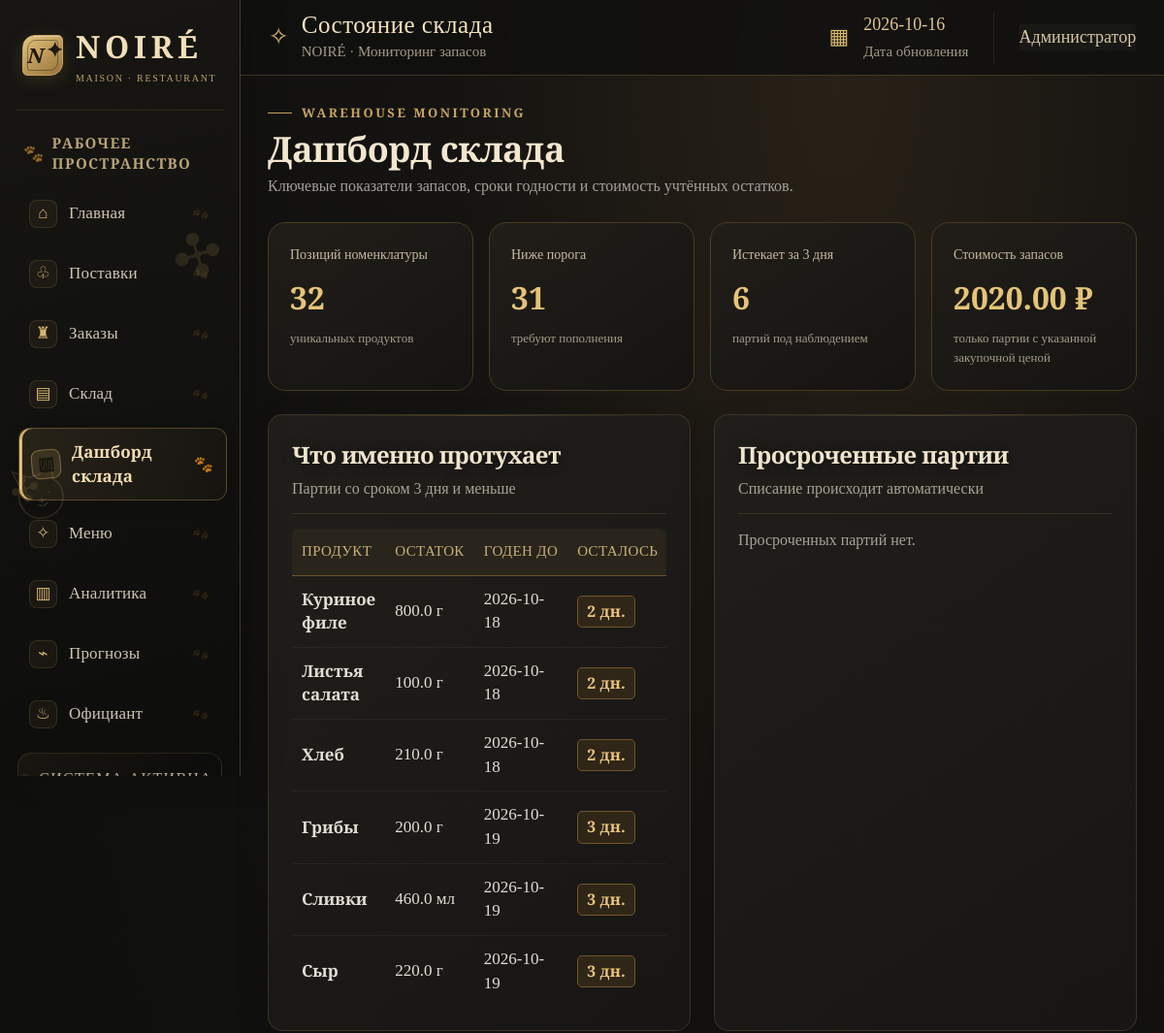
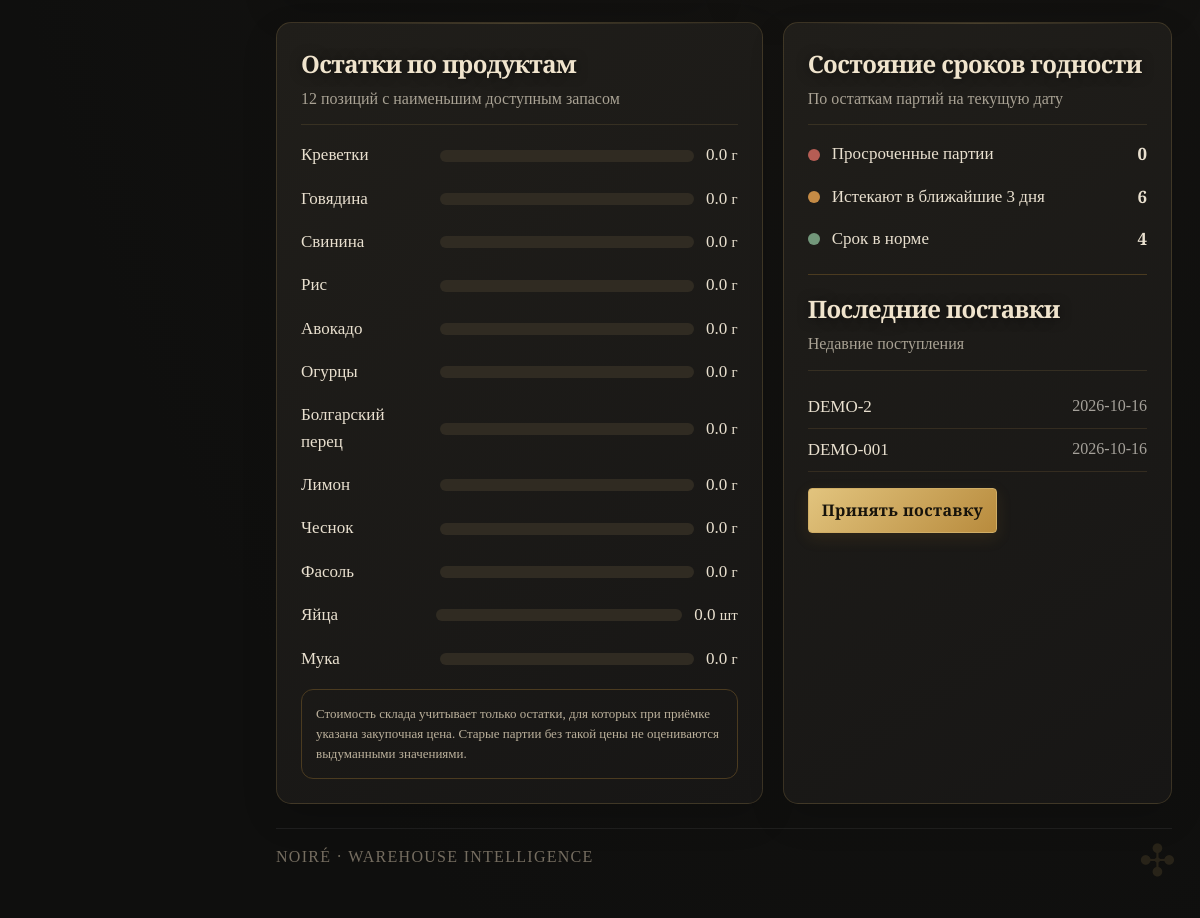
The app's page /warehouse-dashboard with its own data (2 pictures, top to bottom).
### tables this page shows
CREATE TABLE batches (
            id INTEGER PRIMARY KEY AUTOINCREMENT,
            delivery_id INTEGER NOT NULL REFERENCES deliveries(id),
            product_id INTEGER NOT NULL REFERENCES products(id),
            quantity REAL NOT NULL CHECK(quantity > 0),
            remaining REAL NOT NULL CHECK(remaining >= 0),
            received_on TEXT NOT NULL,
            expires_on TEXT NOT NULL,
            unit_cost REAL NOT NULL DEFAULT 0 CHECK(unit_cost >= 0),
            CHECK(expires_on >= received_on)
        );

CREATE TABLE products (
            id INTEGER PRIMARY KEY AUTOINCREMENT,
            name TEXT NOT NULL UNIQUE,
            unit TEXT NOT NULL DEFAULT 'г',
            low_stock REAL NOT NULL DEFAULT 500 CHECK(low_stock >= 0)
        );

CREATE TABLE deliveries (
            id INTEGER PRIMARY KEY AUTOINCREMENT,
            delivery_no TEXT NOT NULL UNIQUE,
            created_at TEXT NOT NULL
        );

### app.py (the view)
@app.get("/warehouse-dashboard")
def warehouse_dashboard():
    with connect_db() as db:
        data = get_dashboard_data(db)
        total_value = db.execute("SELECT COALESCE(SUM(b.remaining*b.unit_cost),0) FROM batches b WHERE b.expires_on>=?", (date.today().isoformat(),)).fetchone()[0]
        purchased_cost_rows = db.execute("""SELECT p.name,p.unit,COALESCE(SUM(CASE WHEN b.expires_on>=? THEN b.remaining ELSE 0 END),0) stock,
            p.low_stock,COALESCE(MAX(CASE WHEN b.unit_cost>0 THEN b.unit_cost END),0) unit_cost
            FROM products p LEFT JOIN batches b ON b.product_id=p.id GROUP BY p.id ORDER BY stock ASC""", (date.today().isoformat(),)).fetchall()
        stock_chart = [dict(r) for r in purchased_cost_rows[:12]]
        expiry = db.execute("""SELECT SUM(CASE WHEN expires_on<? AND remaining>0 THEN 1 ELSE 0 END) expired,
            SUM(CASE WHEN expires_on>=? AND expires_on<=? AND remaining>0 THEN 1 ELSE 0 END) soon,
            SUM(CASE WHEN expires_on>? AND remaining>0 THEN 1 ELSE 0 END) good
            FROM batches""", (date.today().isoformat(), date.today().isoformat(), (date.today()+timedelta(days=3)).isoformat(), (date.today()+timedelta(days=3)).isoformat())).fetchone()
        recent = [dict(r) for r in db.execute("SELECT created_at,delivery_no FROM deliveries ORDER BY id DESC LIMIT 6").fetchall()]
    total_units = sum(max(0,float(r["stock"])) for r in stock_chart)
    return render_template("warehouse_dashboard.html", page="warehouse_dashboard", title="Дашборд склада", today=date.today().isoformat(),
        metrics=data["metrics"], stock_chart=stock_chart, total_value=float(total_value or 0), expiry=dict(expiry), recent=recent,
        total_units=total_units, expiring_list=data["expiring_list"], expired_list=data["expired_list"],
        subtitle="Состояние запасов, сроки годности и стоимость складских остатков.")

### app.py (called while the page is built, shortened)
def connect_db() -> sqlite3.Connection:
    db = sqlite3.connect(DB_PATH)
    db.row_factory = sqlite3.Row
    db.execute("PRAGMA foreign_keys = ON")
    return db

def stock_by_product(db: sqlite3.Connection, as_of: date | None = None) -> dict[int, float]:
    as_of = as_of or date.today()
    rows = db.execute("SELECT product_id, SUM(remaining) AS total FROM batches WHERE expires_on >= ? GROUP BY product_id", (as_of.isoformat(),)).fetchall()
    return {r["product_id"]: float(r["total"] or 0) for r in rows}

def auto_write_off_expired() -> int:
    today = date.today().isoformat()
    count = 0
    with connect_db() as db:
        db.execute("BEGIN IMMEDIATE")
        expired = db.execute(
            "SELECT id,product_id,remaining FROM batches WHERE remaining>0 AND expires_on<? ORDER BY expires_on,id",
            (today,),
        ).fetchall()
        now = datetime.now().isoformat(timespec="seconds")
        db.commit()
    return count

@app.before_request
def run_expiry_automation():
    auto_write_off_expired()

### templates/warehouse_dashboard.html (shortened to what this page needs)
<!doctype html><html lang="ru"><head><link href="https://cdn.jsdelivr.net/npm/bootstrap@5.3.3/dist/css/bootstrap.min.css" rel="stylesheet"><link href="{{ url_for('static', filename='style.css', v='noire-warehouse-dashboard-20261014') }}" rel="stylesheet"></head><body><div class="app-shell">{% set page = 'warehouse_dashboard' %}{% include 'sidebar.html' %}<div class="app-content"><header class="topbar"><div class="topbar-greeting"><span class="greeting-icon">✧</span><div><span class="greeting-title">Состояние склада</span><small>NOIRÉ · Мониторинг запасов</small></div></div><div class="topbar-right"><div class="top-date"><span>▦</span><div><b>{{ today }}</b><small>Дата обновления</small></div></div><div class="admin-chip">Администратор</div></div></header><main class="container-fluid dashboard-main px-lg-4 py-4"><div class="mb-4"><div class="eyebrow">WAREHOUSE MONITORING</div><h1>Дашборд склада</h1><p class="muted">Ключевые показатели запасов, сроки годности и стоимость учтённых остатков.</p></div>
<div class="wd-grid mb-4"><section class="wd-card"><div class="wd-label">Позиций номенклатуры</div><div class="wd-value">{{ metrics.products }}</div><div class="wd-note">уникальных продуктов</div></section><section class="wd-card"><div class="wd-label">Ниже порога</div><div class="wd-value">{{ metrics.low_stock }}</div><div class="wd-note">требуют пополнения</div></section><section class="wd-card"><div class="wd-label">Истекает за 3 дня</div><div class="wd-value">{{ metrics.expiring }}</div><div class="wd-note">партий под наблюдением</div></section><section class="wd-card"><div class="wd-label">Стоимость запасов</div><div class="wd-value">{{ '%.2f'|format(total_value) }} ₽</div><div class="wd-note">только партии с указанной закупочной ценой</div></section></div>
<div class="row g-4 mb-4">
  <div class="col-xl-6"><div class="panel p-4 h-100"><div class="panel-heading"><div><h2>Что именно протухает</h2><p>Партии со сроком 3 дня и меньше</p></div></div>
  {% if expiring_list %}<div class="table-responsive"><table class="table align-middle mb-0"><thead><tr><th>Продукт</th><th>Остаток</th><th>Годен до</th><th>Осталось</th></tr></thead><tbody>
  {% for x in expiring_list %}<tr><td class="fw-semibold">{{ x.product }}</td><td>{{ '%.1f'|format(x.remaining) }} {{ x.unit }}</td><td>{{ x.earliest }}</td><td><span class="status status-orange">{{ x.days_left }} дн.</span></td></tr>{% endfor %}
  </tbody></table></div>{% else %}<p class="muted mb-0">Партий с близким сроком нет.</p>{% endif %}
  </div></div>
  <div class="col-xl-6"><div class="panel p-4 h-100"><div class="panel-heading"><div><h2>Просроченные партии</h2><p>Списание происходит автоматически</p></div></div>
  {% if expired_list %}<div class="table-responsive"><table class="table align-middle mb-0"><thead><tr><th>Продукт</th><th>Остаток</th><th>Истёк</th><th>Просрочка</th></tr></thead><tbody>
  {% for b in expired_list %}<tr><td class="fw-semibold">{{ b.product_name }}</td><td>{{ '%.1f'|format(b.remaining) }} {{ b.unit }}</td><td>{{ b.expires_on }}</td><td><span class="status status-red">{{ -b.days_left }} дн.</span></td></tr>{% endfor %}
  </tbody></table></div>{% else %}<p class="muted mb-0">Просроченных партий нет.</p>{% endif %}
  </div></div>
</div>
<div class="wd-layout"><section class="panel p-4"><div class="panel-heading"><div><h2>Остатки по продуктам</h2><p>12 позиций с наименьшим доступным запасом</p></div></div>{% set max_stock = stock_chart|map(attribute='stock')|max if stock_chart else 1 %}{% for p in stock_chart %}<div class="wd-bar-row"><div class="wd-bar-name">{{ p.name }}</div><div class="wd-track"><div class="wd-bar" style="width:{{ (p.stock / max_stock * 100) if max_stock else 0 }}%"></div></div><div>{{ '%.1f'|format(p.stock) }} <small>{{ p.unit }}</small></div></div>{% else %}<p class="muted">Пока нет складских данных.</p>{% endfor %}<div class="wd-note-box">Стоимость склада учитывает только остатки, для которых при приёмке указана закупочная цена. Старые партии без такой цены не оцениваются выдуманными значениями.</div></section>
<section class="panel p-4"><div class="panel-heading"><div><h2>Состояние сроков годности</h2><p>По остаткам партий на текущую дату</p></div></div><div class="wd-status"><span class="wd-dot red"></span><div class="flex-grow-1">Просроченные партии</div><strong>{{ expiry.expired or 0 }}</strong></div><div class="wd-status"><span class="wd-dot orange"></span><div class="flex-grow-1">Истекают в ближайшие 3 дня</div><strong>{{ expiry.soon or 0 }}</strong></div><div class="wd-status"><span class="wd-dot green"></span><div class="flex-grow-1">Срок в норме</div><strong>{{ expiry.good or 0 }}</strong></div><hr style="border-color:#4b3b20"><div class="panel-heading"><div><h2>Последние поставки</h2><p>Недавние поступления</p></div></div>{% for d in recent %}<div class="d-flex justify-content-between gap-3 py-2" style="border-bottom:1px solid #342c20"><span>{{ d.delivery_no }}</span><small class="muted">{{ d.created_at[:10] }}</small></div>{% else %}<p class="muted">Поставок пока нет.</p>{% endfor %}<a class="btn btn-primary mt-3" href="{{ url_for('deliveries_page') }}">Принять поставку</a></section></div><footer class="footer mt-4"><span>NOIRÉ · WAREHOUSE INTELLIGENCE</span></footer></main></div></div></body></html>

### templates/warehouse_dashboard.html (style rules this page uses)
.wd-grid { display:grid;grid-template-columns:repeat(4,minmax(0,1fr));gap:16px }
.wd-card { background:linear-gradient(145deg,#211e19,#151412);border:1px solid #4b3b20;border-radius:18px;padding:22px;min-width:0 }
.wd-label { color:#c5b99f;font-size:14px }
.wd-value { font-size:32px;font-weight:600;color:#e4c477;margin:8px 0 }
.wd-note { font-size:13px;color:#a59b88 }
.wd-layout { display:grid;grid-template-columns:1.25fr 1fr;gap:20px }
.wd-bar-row { display:grid;grid-template-columns:minmax(90px,1fr) 2fr auto;gap:12px;align-items:center;margin:17px 0 }
.wd-bar-name { overflow-wrap:anywhere }
.wd-track { height:12px;border-radius:20px;background:#302b22;overflow:hidden }
.wd-status { display:flex;gap:12px;align-items:center;margin:16px 0 }
.wd-dot { width:12px;height:12px;border-radius:50%;background:#c7a55b;flex:none }
.wd-dot.red { background:#b65d54 }
.wd-dot.green { background:#72977a }
.wd-dot.orange { background:#c58b45 }
.wd-note-box { border:1px solid #4b3b20;border-radius:12px;padding:14px;color:#bcb19c;font-size:13px;margin-top:16px }

### records on screen
batches: product "Куриное филе", remaining "800.0", unit "г", earliest "2026-10-18", days_left "2"
batches: product "Листья салата", remaining "100.0", unit "г", earliest "2026-10-18", days_left "2"
batches: product "Хлеб", remaining "210.0", unit "г", earliest "2026-10-18", days_left "2"
batches: product "Грибы", remaining "200.0", unit "г", earliest "2026-10-19", days_left "3"
batches: product "Сливки", remaining "460.0", unit "мл", earliest "2026-10-19", days_left "3"
batches: product "Сыр", remaining "220.0", unit "г", earliest "2026-10-19", days_left "3"
products: name "Креветки", stock "0.0", unit "г"
products: name "Говядина", stock "0.0", unit "г"
products: name "Свинина", stock "0.0", unit "г"
products: name "Рис", stock "0.0", unit "г"
products: name "Авокадо", stock "0.0", unit "г"
products: name "Огурцы", stock "0.0", unit "г"
products: name "Болгарский перец", stock "0.0", unit "г"
products: name "Лимон", stock "0.0", unit "г"
products: name "Чеснок", stock "0.0", unit "г"
products: name "Фасоль", stock "0.0", unit "г"
products: name "Яйца", stock "0.0", unit "шт"
products: name "Мука", stock "0.0", unit "г"
deliveries: delivery_no "DEMO-2", created_at "2026-10-16"
deliveries: delivery_no "DEMO-001", created_at "2026-10-16"

### other values on screen
{{ metrics.products }} "32"
{{ metrics.low_stock }} "31"
{{ metrics.expiring }} "6"
{{ '%.2f'|format(total_value) }} "2020.00"
{{ expiry.expired or 0 }} "0"
{{ expiry.soon or 0 }} "6"
{{ expiry.good or 0 }} "4"
